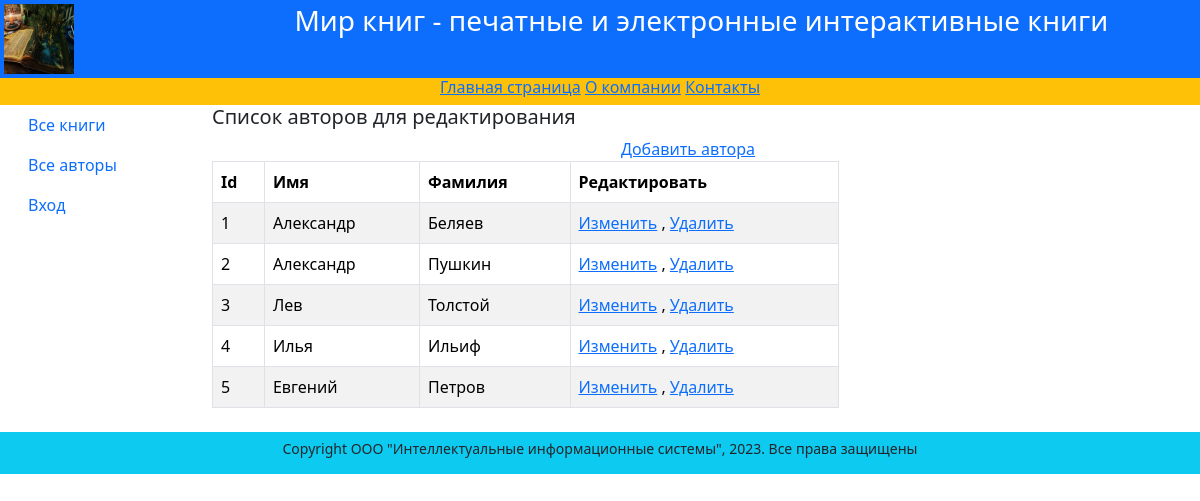
The app's page /edit_authors/ with its own data.
### catalog/models.py (models this page shows, shortened)
class Author(models.Model):
    first_name = models.CharField(max_length=100,
        help_text="Введите имя автора",
        verbose_name="Имя автора")
    last_name = models.CharField(max_length=100,
        help_text="Введите фамилию автора",
        verbose_name="Фамилия автора")
    date_of_birth = models.DateField(
        help_text="Введите дату рождения",
        verbose_name="Дата рождения",
        null=True, blank=True)
    about = models.TextField(help_text="Введите сведения об авторе",
        verbose_name="Сведения об авторе")
    photo = models.ImageField(upload_to='images',
        help_text="Введите фото автора",
        verbose_name="Фото автора",
        null=True, blank=True)

### catalog/views.py (the view)
# urls.py: path('edit_authors/', views.edit_authors, name='edit_authors'),
def edit_authors(request):
    author = Author.objects.all()
    context = {'author': author}
    return render(request, "catalog/edit_authors.html", context)

### templates/catalog/edit_authors.html (shortened to what this page needs)
{% extends "catalog/base.html" %}
{% block content %}
<div class="row text-start lh-2">
 <h5>Список авторов для редактирования</h5>
</div>
 <div class="row">
 <a href="/authors_add/{{authors_add}}">Добавить автора</a>
 <div class="col-8 ">
 <table class="table table-striped table-bordered text-start">
 <thead>
 <tr>
 <th>Id</th>
 <th>Имя</th>
 <th>Фамилия</th>
 <th>Редактировать</th>
 </tr>
 </thead>
 <tbody>
 {% if author %}
 {% for author in author.all %}
 <tr>
 <td>{{author.id}}</td>
 <td>{{author.first_name}}</td>
 <td>{{author.last_name}}</td>
 <td><a href="/edit_author/{{author.id}}">Изменить</a> ,
 <a href="/delete/{{author.id}}">Удалить</a></td>
 </tr>
 {% endfor %}
 {% else %}
 <p> В базе данных нет авторов</p>
 {% endif %}
 </table>
 </div>
 <div class="col-2"></div>
 </div>
{% endblock %}

### records on screen
Author: id "1", first_name "Александр", last_name "Беляев"
Author: id "2", first_name "Александр", last_name "Пушкин"
Author: id "3", first_name "Лев", last_name "Толстой"
Author: id "4", first_name "Илья", last_name "Ильиф"
Author: id "5", first_name "Евгений", last_name "Петров"
